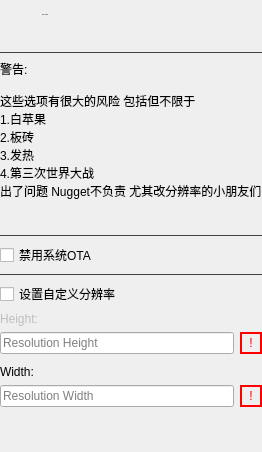
            <widget class="QWidget" name="advancedOptionsPage">
             <layout class="QVBoxLayout" name="verticalLayout_14">
              <property name="leftMargin">
               <number>0</number>
              </property>
              <property name="topMargin">
               <number>0</number>
              </property>
              <property name="rightMargin">
               <number>0</number>
              </property>
              <property name="bottomMargin">
               <number>0</number>
              </property>
              <item>
               <widget class="QWidget" name="horizontalWidget_5" native="true">
                <layout class="QHBoxLayout" name="horizontalLayout_20">
                 <property name="spacing">
                  <number>10</number>
                 </property>
                 <property name="leftMargin">
                  <number>0</number>
                 </property>
                 <property name="topMargin">
                  <number>9</number>
                 </property>
                 <property name="rightMargin">
                  <number>0</number>
                 </property>
                 <property name="bottomMargin">
                  <number>9</number>
                 </property>
                 <item>
                  <widget class="QToolButton" name="toolButton_10">
                   <property name="enabled">
                    <bool>false</bool>
                   </property>
                   <property name="styleSheet">
                    <string notr="true">QToolButton {
	icon-size: 24px;
	background-color: transparent;
	padding-left: 0px;
	padding-right: 5px;
	border-radius: 0px;
}</string>
                   </property>
                   <property name="icon">
                    <iconset>
                     <normaloff>:/icon/star.svg</normaloff>:/icon/star.svg</iconset>
                   </property>
                  </widget>
                 </item>
                 <item>
                  <widget class="QWidget" name="verticalWidget_4" native="true">
                   <layout class="QVBoxLayout" name="verticalLayout_12">
                    <property name="spacing">
                     <number>6</number>
                    </property>
                    <property name="leftMargin">
                     <number>0</number>
                    </property>
                    <property name="topMargin">
                     <number>0</number>
                    </property>
                    <property name="rightMargin">
                     <number>0</number>
                    </property>
                    <property name="bottomMargin">
                     <number>0</number>
                    </property>
                    <item>
                     <widget class="QLabel" name="advancedOptionsLbl">
                      <property name="font">
                       <font>
                        <pointsize>-1</pointsize>
                        <bold>false</bold>
                       </font>
                      </property>
                      <property name="text">
                       <string>Risky Options</string>
                      </property>
                     </widget>
                    </item>
                    <item>
                     <spacer name="verticalSpacer_18">
                      <property name="orientation">
                       <enum>Qt::Vertical</enum>
                      </property>
                      <property name="sizeType">
                       <enum>QSizePolicy::Fixed</enum>
                      </property>
                      <property name="sizeHint" stdset="0">
                       <size>
                        <width>20</width>
                        <height>16</height>
                       </size>
                      </property>
                     </spacer>
                    </item>
                   </layout>
                  </widget>
                 </item>
                 <item>
                  <spacer name="horizontalSpacer_7">
                   <property name="orientation">
                    <enum>Qt::Horizontal</enum>
                   </property>
                   <property name="sizeHint" stdset="0">
                    <size>
                     <width>40</width>
                     <height>20</height>
                    </size>
                   </property>
                  </spacer>
                 </item>
                </layout>
               </widget>
              </item>
              <item>
               <widget class="Line" name="line_12">
                <property name="styleSheet">
                 <string notr="true">QFrame {
	color: #414141;
}</string>
                </property>
                <property name="frameShadow">
                 <enum>QFrame::Plain</enum>
                </property>
                <property name="orientation">
                 <enum>Qt::Horizontal</enum>
                </property>
               </widget>
              </item>
              <item>
               <widget class="QWidget" name="advancedOptionsPageContent" native="true">
                <property name="enabled">
                 <bool>true</bool>
                </property>
                <layout class="QVBoxLayout" name="verticalLayout_13">
                 <property name="leftMargin">
                  <number>0</number>
                 </property>
                 <property name="topMargin">
                  <number>0</number>
                 </property>
                 <property name="rightMargin">
                  <number>0</number>
                 </property>
                 <property name="bottomMargin">
                  <number>0</number>
                 </property>
                 <item>
                  <widget class="QLabel" name="label_17">
                   <property name="text">
                    <string>警告:

这些选项有很大的风险 包括但不限于 
1.白苹果
2.板砖
3.发热
4.第三次世界大战
出了问题 Nugget不负责 尤其改分辨率的小朋友们

</string>
                   </property>
                  </widget>
                 </item>
                 <item>
                  <widget class="Line" name="line_19">
                   <property name="styleSheet">
                    <string notr="true">QFrame {
	color: #414141;
}</string>
                   </property>
                   <property name="frameShadow">
                    <enum>QFrame::Plain</enum>
                   </property>
                   <property name="orientation">
                    <enum>Qt::Horizontal</enum>
                   </property>
                  </widget>
                 </item>
                 <item>
                  <widget class="QCheckBox" name="disableOTAChk">
                   <property name="text">
                    <string>禁用系统OTA</string>
                   </property>
                  </widget>
                 </item>
                 <item>
                  <widget class="Line" name="line_18">
                   <property name="styleSheet">
                    <string notr="true">QFrame {
	color: #414141;
}</string>
                   </property>
                   <property name="frameShadow">
                    <enum>QFrame::Plain</enum>
                   </property>
                   <property name="orientation">
                    <enum>Qt::Horizontal</enum>
                   </property>
                  </widget>
                 </item>
                 <item>
                  <widget class="QCheckBox" name="enableResolutionChk">
                   <property name="text">
                    <string>设置自定义分辨率</string>
                   </property>
                  </widget>
                 </item>
                 <item>
                  <widget class="QWidget" name="resChangerContent" native="true">
                   <property name="enabled">
                    <bool>true</bool>
                   </property>
                   <layout class="QVBoxLayout" name="verticalLayout_35">
                    <property name="leftMargin">
                     <number>0</number>
                    </property>
                    <property name="topMargin">
                     <number>0</number>
                    </property>
                    <property name="rightMargin">
                     <number>0</number>
                    </property>
                    <property name="bottomMargin">
                     <number>0</number>
                    </property>
                    <item>
                     <widget class="QLabel" name="resHeightLbl">
                      <property name="enabled">
                       <bool>false</bool>
                      </property>
                      <property name="text">
                       <string>Height:</string>
                      </property>
                     </widget>
                    </item>
                    <item>
                     <layout class="QHBoxLayout" name="horizontalLayout_9">
                      <property name="bottomMargin">
                       <number>5</number>
                      </property>
                      <item>
                       <widget class="QLineEdit" name="resHeightTxt">
                        <property name="enabled">
                         <bool>true</bool>
                        </property>
                        <property name="placeholderText">
                         <string>Resolution Height</string>
                        </property>
                       </widget>
                      </item>
                      <item>
                       <widget class="QLabel" name="resHeightWarningLbl">
                        <property name="minimumSize">
                         <size>
                          <width>22</width>
                          <height>0</height>
                         </size>
                        </property>
                        <property name="styleSheet">
                         <string notr="true">QLabel {
		border: 2px solid red;
		border-radius: 25px;
		color: red;
}</string>
                        </property>
                        <property name="frameShape">
                         <enum>QFrame::NoFrame</enum>
                        </property>
                        <property name="frameShadow">
                         <enum>QFrame::Plain</enum>
                        </property>
                        <property name="text">
                         <string>!</string>
                        </property>
                        <property name="scaledContents">
                         <bool>false</bool>
                        </property>
                        <property name="alignment">
                         <set>Qt::AlignCenter</set>
                        </property>
                       </widget>
                      </item>
                     </layout>
                    </item>
                    <item>
                     <widget class="QLabel" name="resWidthLbl">
                      <property name="text">
                       <string>Width:</string>
                      </property>
                     </widget>
                    </item>
                    <item>
                     <layout class="QVBoxLayout" name="resolutionContent">
                      <property name="bottomMargin">
                       <number>0</number>
                      </property>
                      <item>
                       <layout class="QHBoxLayout" name="horizontalLayout_10">
                        <property name="bottomMargin">
                         <number>5</number>
                        </property>
                        <item>
                         <widget class="QLineEdit" name="resWidthTxt">
                          <property name="placeholderText">
                           <string>Resolution Width</string>
                          </property>
                         </widget>
                        </item>
                        <item>
                         <widget class="QLabel" name="resWidthWarningLbl">
                          <property name="minimumSize">
                           <size>
                            <width>22</width>
                            <height>0</height>
                           </size>
                          </property>
                          <property name="styleSheet">
                           <string notr="true">QLabel {
		border: 2px solid red;
		border-radius: 25px;
		color: red;
}</string>
                          </property>
                          <property name="text">
                           <string>!</string>
                          </property>
                          <property name="alignment">
                           <set>Qt::AlignCenter</set>
                          </property>
                         </widget>
                        </item>
                       </layout>
                      </item>
                     </layout>
                    </item>
                   </layout>
                  </widget>
                 </item>
                 <item>
                  <spacer name="verticalSpacer_6">
                   <property name="orientation">
                    <enum>Qt::Vertical</enum>
                   </property>
                   <property name="sizeHint" stdset="0">
                    <size>
                     <width>20</width>
                     <height>40</height>
                    </size>
                   </property>
                  </spacer>
                 </item>
                </layout>
               </widget>
              </item>
             </layout>
            </widget>
